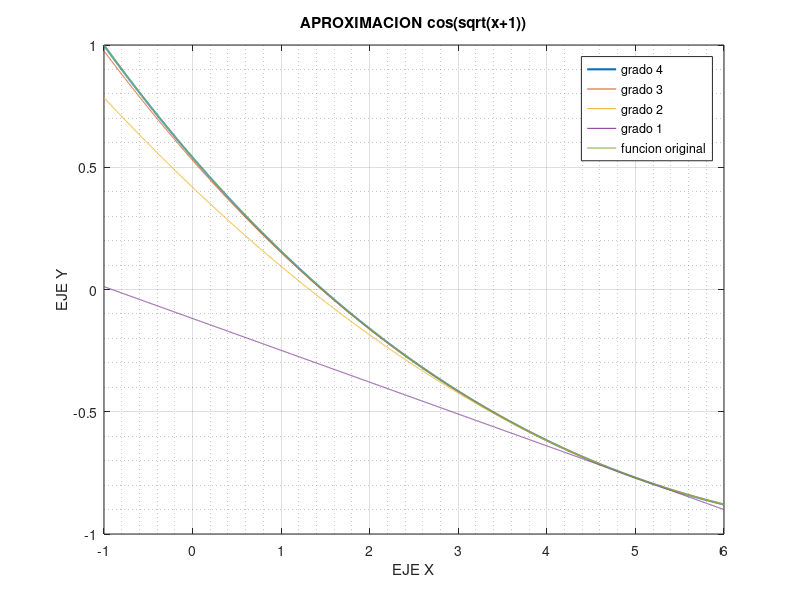

This figure's MATLAB source:
function grupo2taylor
  clc;
  display("Programa que aproxima la funcion cos(sqrt(x+1)) mediante polinomio de taylor");
  x=input("x= ");
  xm=input("x̄= ");

  #controlo que no sea raiz de numeros negativos
  if x<-1 || xm<-1
    display("x o x̄= no pueden ser menores a -1")
    return;
  endif

  fx=cos(sqrt(x+1));
  dfx=-sin(sqrt(x+1))/(2*sqrt(x+1));
  ddfx=sin(sqrt(x+1))/(4*(x+1)^(3/2)) - cos(sqrt(x+1))/(4*(x+1));
  dddfx= sin(sqrt(x+1))/(8*(x+1)^(3/2)) - 3*sin(sqrt(x+1))/(8*(x+1)^(5/2)) + 3*cos(sqrt(x+1))/(8*(x+1)^2);
  d4fx=-((12*(x+1)^(5/2)+ sqrt(x+1)*(-x^3 +3*x +2))*cos(sqrt(x+1)) + (6*x^3+ 3*x^2- 12*x- 9)*sin(sqrt(x+1)))/(16*(x+1)^(11/2));

  if x<xm || x==xm
    rango=-1:0.001:xm+1;
  endif

  if x>xm
    rango=-1:0.001:x+1;
  endif

  #Grafica
  plot(rango,fx+(dfx)*(rango-x) + ((ddfx/2)*(rango-x).^2) + ((dddfx/6)*(rango-x).^3) + ( (d4fx/24)*(rango-x).^4 ),'linewidth',1.5, rango,fx+(dfx)*(rango-x) + ((ddfx/2)*(rango-x).^2) + ((dddfx/6)*(rango-x).^3),'linewidth',0.5,rango,fx+(dfx)*(rango-x) + ((ddfx/2)*(rango-x).^2),'linewidth',0.5,rango,fx+(dfx)*(rango-x),'linewidth',0.5,rango,cos(sqrt(rango+1)),'linewidth',0.5)
  legend('grado 4','grado 3','grado 2','grado 1','funcion original')
  hold on
  grid on
  grid minor
  xlabel('EJE X');
  ylabel('EJE Y');
  title('APROXIMACION cos(sqrt(x+1))');
  format long

  ypol=fx+(dfx)*(xm-x) + ((ddfx/2)*(xm-x)^2) + ((dddfx/6)*(xm-x)^3) + ( (d4fx/24)*(xm-x)^4 );
  display(["Respuesta por taylor: ",num2str(ypol)])

  yfx=cos(sqrt(xm+1));
  display(["Respuesta de la funcion original: ", num2str(yfx)])

  errRelativo=100*abs((yfx-ypol)/yfx);
  display(["Error relativo: ",num2str(errRelativo),'%'])

endfunction
